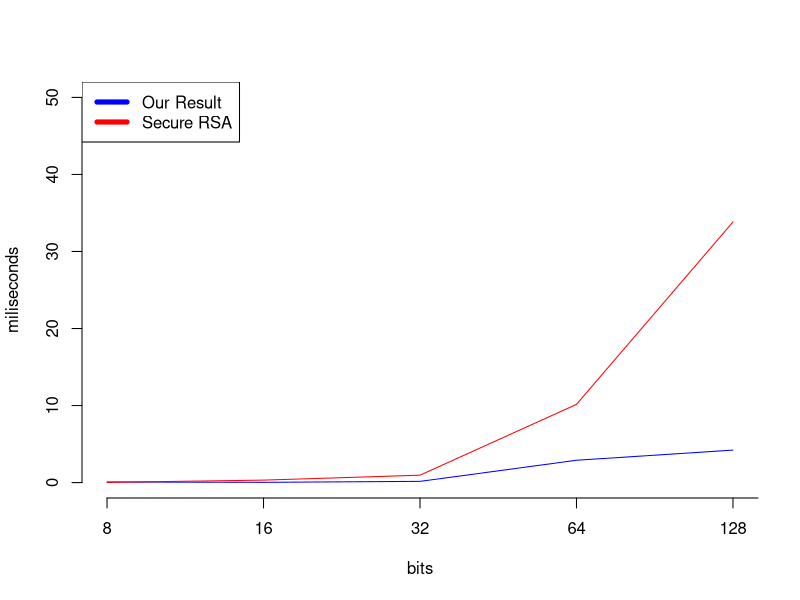

Generate this figure with R:
# Define 2 vectors
ours <- c(0.078310144, 0.033817088, 0.160193792, 2.901262848, 4.219404032)
theirs <- c(0.027386368, 0.320994816, 0.96348288, 10.15514112, 33.8311593)

kara <- c(0.002838, 0.00623, 0.016622, 0.048354, 0.140272, 0.437445, 1.317523, 4.016064)
mul <- c(0.002703, 0.006141, 0.017437, 0.058411, 0.212314, 0.808407, 3.164557, 12.048193)

pdf(file="/Users/iNarota/Desktop/rsaVSjava.pdf", height=7, width=10)

plot(ours, type="l", col="blue", ylim=c(0,50), xlab="bits", ylab="Seconds", axes=FALSE, ann=FALSE)
axis(1, at=1:8, lab=c(8, 16, 32, 64, 128, 256, 512, 1024))

axis(2)

#box()

lines(theirs, type="l", pch=22, lty=1, col="red")

title(main="", col.main="red", font.main=4, xlab="bits", ylab="miliseconds")

legend("topleft", # places a legend at the appropriate place 
c("Our Result","Secure RSA"), # puts text in the legend 

lty=c(1,1), # gives the legend appropriate symbols (lines)

lwd=c(5,5),col=c("blue","red")) # gives the legend lines the correct color and width

dev.off()